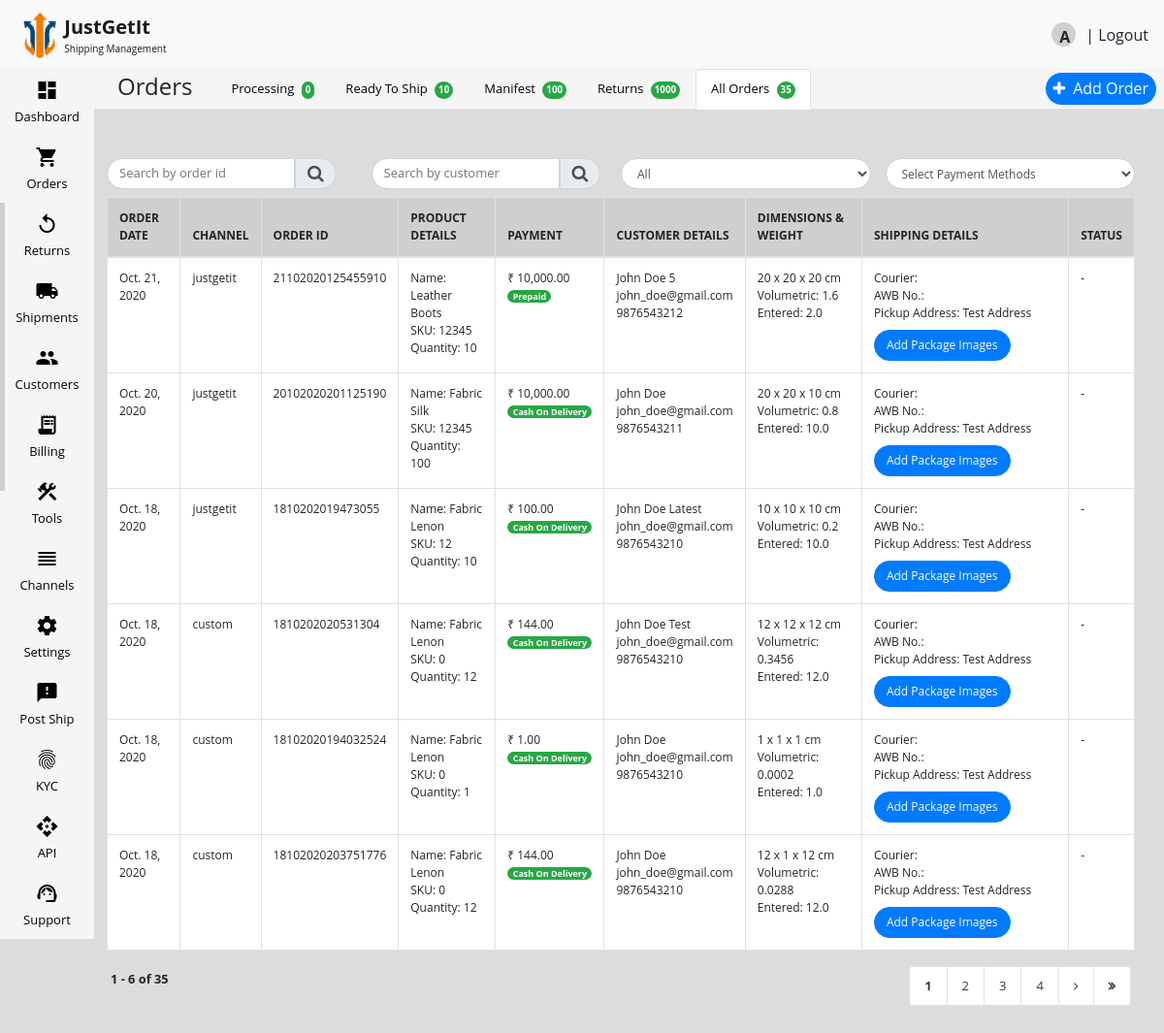
Page /ship/orders/ on the committed database.
### jgiship/models.py (models this page shows, shortened)
class Order(models.Model):
    id = models.IntegerField(primary_key=True)
    buyer = models.ForeignKey(Buyer, on_delete=models.DO_NOTHING, null=True, blank=True, related_name='buyer_order')
    order_date = models.DateField()
    order_channel = models.CharField(max_length=40)

class Product(models.Model):
    order = models.ForeignKey(Order, on_delete=models.CASCADE,  related_name='product_order')
    product_name = models.CharField(max_length=20)
    sku = models.IntegerField(null=True, blank=True)
    quantity = models.IntegerField()
    unit_price = models.FloatField()
    tax_rate = models.FloatField(null=True, blank=True)
    hsn = models.IntegerField(null=True, blank=True)
    discount = models.FloatField(null=True, blank=True)
    product_category = models.CharField(max_length=30, null=True, blank=True)
    payment_method = models.CharField(max_length=10)
    sub_total = models.FloatField()
    shipping_charge = models.FloatField(null=True, blank=True)
    giftwrap_charge = models.FloatField(null=True, blank=True)
    transaction_charge = models.FloatField(null=True, blank=True)
    extra_discount = models.FloatField(null=True, blank=True)
    total = models.CharField(max_length=20)

class Buyer(models.Model):
    user = models.ForeignKey(User, on_delete=models.DO_NOTHING)
    buyer_name = models.CharField(max_length=100)
    phone_number = models.IntegerField()
    alternate_phone_number = models.IntegerField(default=0, null=True, blank=True)
    email_id = models.EmailField(max_length=100)
    address_line1 = models.CharField(max_length=1000)
    address_line2 = models.CharField(max_length=1000)
    pincode = models.IntegerField()
    city = models.CharField(max_length=30)
    state = models.CharField(max_length=30)
    country = models.CharField(max_length=20)
    company_name = models.CharField(max_length=30, null=True, blank=True)
    same_billing_address = models.BooleanField(default=True)
    billing_buyer_name  = models.CharField(max_length=100)
    billing_phone_number = models.IntegerField()
    billing_email_id = models.EmailField(max_length=100)
    billing_address_line1 = models.CharField(max_length=1000)
    billing_address_line2 = models.CharField(max_length=1000)
    billing_pincode = models.IntegerField()
    billing_city = models.CharField(max_length=30)
    billing_state = models.CharField(max_length=30)
    billing_country = models.CharField(max_length=20)

class PackageMetrics(models.Model):
    order = models.ForeignKey(Order, on_delete=models.CASCADE, related_name='package_metrics_order')
    weight = models.FloatField()
    length = models.FloatField()
    width = models.FloatField()
    height = models.FloatField()
    volumetric_weight = models.CharField(max_length=20)
    package_id = models.CharField(max_length=10)

class SelectedAddress(models.Model):
    address = models.ForeignKey(PickupAddress, on_delete=models.CASCADE, related_name='pickupaddress')
    is_supplier_address = models.BooleanField(default=False)

class PickupAddress(models.Model):
    user = models.ForeignKey(User, on_delete=models.CASCADE, related_name='pickupaddress_order')
    address_nickname = models.CharField(max_length=20)
    contact_name = models.CharField(max_length=30)
    phone_number = models.IntegerField()
    address_line1 = models.CharField(max_length=1000)
    address_line2 = models.CharField(max_length=1000)
    pincode = models.IntegerField()
    city = models.CharField(max_length=20)
    state = models.CharField(max_length=30)
    email = models.EmailField(max_length=50)

### jgiship/views.py (the view)
# urls.py: path('orders/', views.orders, name='orders')
def orders(request):
    if 'phone_number' in request.GET and request.GET['phone_number']:
        phone_number = request.GET['phone_number']
        buyer_list = Buyer.objects.filter(phone_number=phone_number)
        buyer_id_list = []
        buyer_id_list.append(buyer_list)
        order_list = Order.objects.filter(buyer__in=buyer_id_list[0]).order_by('-order_date')
    elif 'payment_method' in request.GET and request.GET['payment_method']:
        payment_method = request.GET['payment_method']
        product_list = Product.objects.filter(payment_method=payment_method)
        payment_id_list = []
        payment_id_list.append(product_list)
        order_list = Order.objects.filter(product_order__in=payment_id_list[0]).order_by('-order_date')
    elif 'date_filter' in request.GET and request.GET['date_filter']:
        counter = request.GET['date_filter']
        date_filter = datetime.now() - timedelta(days=int(counter))
        order_list = Order.objects.filter(order_date__gte=date_filter).order_by('-order_date')
    else:
        order_list = Order.objects.all().order_by('-order_date')
    filter = OrderIdFilter(request.GET, queryset=order_list)
    order_filter = OrderIdFilter(request.GET, queryset=order_list).qs
    paginator = Paginator(order_filter, 6)
    page = request.GET.get('page')
    try:
        response = paginator.page(page)
    except PageNotAnInteger:
        response = paginator.page(1)
    except EmptyPage:
        response = paginator.page(paginator.num_pages)
    first_item_number = 6 * (response.number - 1) + 1
    context = {'title': 'Previous Orders',
                'process_order_active': False,
                'generate_pickup_page': False,
                'manifest_page': False,
                'order_id_filter': filter,
                'orders_page': True,
                'order_list':response,
                'page_size': 6,
                'first_item_number': first_item_number
                }
    return render(request, 'jgiship/orders.html', context)

### jgiship/templates/jgiship/orders.html (shortened to what this page needs)
{% extends 'jgiship/base.html' %}
{% load mathfilters %}
{% load humanize %}
{% block content %}
<div class="row mb-2">
    <div class="col-3">
        <div class="input-group md-form form-sm form-2">
            <form method="get" class="form-inline w-100" id="search_filter">
                <input type="text" name="id" placeholder="Search by order id" autocomplete="false"
                       class="form-control my-0 py-1 border-radius-left-30px font-12 w-80" id="id_id">
                <button class="input-group-text lighten-3 border-radius-right-30px font-18" type="submit">
                    <i class="fa fa-search text-grey" aria-hidden="true"></i>
                </button>
            </form>
        </div>
    </div>
    <div class="col-3">
        <div class="input-group md-form form-sm form-2">
            <form method="get" class="form-inline w-100" id="phone_number_filter">
                <input type="text" name="phone_number" placeholder="Search by customer" autocomplete="false"
                       class="form-control my-0 py-1 border-radius-left-30px font-12 w-80" id="id_phone_number">
                <button class="input-group-text lighten-3 border-radius-right-30px font-18" type="submit">
                    <i class="fa fa-search text-grey" aria-hidden="true"></i>
                </button>
            </form>
        </div>
    </div>
    <div class="col-3 pl-0">
        <div class="input-group md-form form-sm form-2">
            <form method="get" class="w-100" id="order_date_filter">
                <select class="form-control border-radius-30px font-12" name="date_filter"
                        onchange="this.form.submit()">
                    <option value="all">All</option>
                </select>
            </form>
        </div>
    </div>
    <div class="col-3 pl-0">
        <div class="input-group md-form form-sm form-2">
            <form method="get" class="w-100" id="payment_method_filter">
                <select class="form-control border-radius-30px font-12" name="payment_method"
                        onchange="this.form.submit()">
                    <option value="">Select Payment Methods</option>
                </select>
            </form>
        </div>
    </div>
</div>
<table id="orders_table" class="table table-bordered bg-white font-12">
    <thead>
    <tr class="bg-grey">
        <th>ORDER DATE</th>
        <th>CHANNEL</th>
        <th>ORDER ID</th>
        <th>PRODUCT DETAILS</th>
        <th>PAYMENT</th>
        <th>CUSTOMER DETAILS</th>
        <th>DIMENSIONS & WEIGHT</th>
        <th>SHIPPING DETAILS</th>
        <th>STATUS</th>
    </tr>
    </thead>
    <tbody>
    {% for order in order_list %}
    <tr>
        <td>{{order.order_date}}</td>
        <td>{{order.order_channel}}</td>
        <td>{{order.id}}</td>
        {% for product in order.product_order.all %}
        <td>
            Name: {{product.product_name}}<br>
            SKU: {{product.sku}}<br>
            Quantity: {{product.quantity}}
        </td>
        <td>
            ₹ {{product.total|floatformat:2|intcomma}}<br>
            <span class="badge bg-success text-white badge-pill">
                {% if product.payment_method == 'cod' %}Cash On Delivery{% else %}Prepaid{% endif %}
            </span>
        </td>
        {% empty %}
        <td class="text-center">-</td>
        {% endfor %}
        <td>
            {{order.buyer.buyer_name}}<br>
            {{order.buyer.email_id}}<br>
            {{order.buyer.phone_number}}
        </td>
        {% for package in order.package_metrics_order.all %}
        <td>
            {{package.length|floatformat:0}} x {{package.width|floatformat:0}} x {{package.height|floatformat:0}} cm<br>
            Volumetric: {{package.volumetric_weight}}<br>
            Entered: {{package.weight}}
        </td>
        {% empty %}
        <td class="text-center">-</td>
        {% endfor %}
        {% for address_list in order.buyer.user.pickupaddress_order.all %}
        {% for selected_address in address_list.pickupaddress.all %}
        {% if selected_address.is_supplier_address == True %}
        <td>
            Courier: <br>
            AWB No.: <br>
            Pickup Address: {{selected_address.address.address_nickname}}
            <input type="button" class="btn btn-primary font-12 border-radius-30px mt-2" value="Add Package Images">
        </td>
        {% endif %}
        {% endfor %}
        {% endfor %}
        <td>-</td>
    </tr>
    {% empty %}
    <tr class="text-center">
        <td colspan="9" class="py-5">No Order Data Available</td>
    </tr>
    {% endfor %}
    </tbody>
</table>
<div class="row mx-1">
    <div class="col-md-6 pl-0 mb-2">
        <b>
            {% if order_list.paginator.count > 0 %}
            <small class="font-bold">
                {{ first_item_number }}
                -
                {% if page_size|mul:order_list.number > order_list.paginator.count %}
                {{ order_list.paginator.count }}
                {% else %}
                {{ page_size|mul:order_list.number }}
                {% endif %}
                of
                {{ order_list.paginator.count }}
            </small>
            {% endif %}
        </b>
    </div>
    <div class="col-md-6 pr-0">
        <nav class="float-right">
            {% if order_list.paginator.count > page_size and order_list.paginator.count > 0 %}
            <ul class="pagination pagination-sm">
                {% for page in order_list.paginator.page_range %}
                {% if page == order_list.number %}
                <li class="page-item disabled">
                    <a class="page-link text-dark bg-custom font-bold" href="#">
                        {{ page }}
                    </a>
                </li>
                {% elif page <= order_list.number|add:3 and page >= order_list.number|add:-3 %}
                <li class="page-item"><a class="page-link text-dark" href="?page={{ page }}">{{ page }}</a>
                </li>
                {% endif %}
                {% endfor %}
                {% if order_list.has_next %}
                <li class="page-item">
                    <a class="page-link text-dark" href="?page={{ order_list.next_page_number }}">
                        <i class="fa fa-angle-right"></i>
                    </a>
                </li>
                <li class="page-item">
                    <a class="page-link text-dark" href="?page={{ order_list.paginator.num_pages }}">
                        <i class="fa fa-angle-double-right font-bold"></i>
                    </a>
                </li>
                {% endif %}
            </ul>
            {% endif %}
        </nav>
    </div>
</div>
{% endblock %}

### rows in the picture
Order: order_date "Oct. 21, 2020", order_channel "justgetit", id "21102020125455910", buyer.buyer_name "John Doe 5", buyer.email_id "john_doe@gmail.com", buyer.phone_number "9876543212"
Product: product_name "Leather Boots", sku "12345", quantity "10", total "10,000.00", payment_method "Prepaid"
PackageMetrics: length "20", width "20", height "20", volumetric_weight "1.6", weight "2.0"
SelectedAddress: address.address_nickname "Test Address"
Order: order_date "Oct. 20, 2020", order_channel "justgetit", id "20102020201125190", buyer.buyer_name "John Doe", buyer.email_id "john_doe@gmail.com", buyer.phone_number "9876543211"
Product: product_name "Fabric Silk", sku "12345", quantity "100", total "10,000.00", payment_method "Cash On Delivery"
PackageMetrics: length "20", width "20", height "10", volumetric_weight "0.8", weight "10.0"
Order: order_date "Oct. 18, 2020", order_channel "justgetit", id "1810202019473055", buyer.buyer_name "John Doe Latest", buyer.email_id "john_doe@gmail.com", buyer.phone_number "9876543210"
Product: product_name "Fabric Lenon", sku "12", quantity "10", total "100.00", payment_method "Cash On Delivery"
PackageMetrics: length "10", width "10", height "10", volumetric_weight "0.2", weight "10.0"
Order: order_date "Oct. 18, 2020", order_channel "custom", id "1810202020531304", buyer.buyer_name "John Doe Test", buyer.email_id "john_doe@gmail.com", buyer.phone_number "9876543210"
Product: product_name "Fabric Lenon", sku "0", quantity "12", total "144.00", payment_method "Cash On Delivery"
PackageMetrics: length "12", width "12", height "12", volumetric_weight "0.3456", weight "12.0"
Order: order_date "Oct. 18, 2020", order_channel "custom", id "18102020194032524", buyer.buyer_name "John Doe", buyer.email_id "john_doe@gmail.com", buyer.phone_number "9876543210"
Product: product_name "Fabric Lenon", sku "0", quantity "1", total "1.00", payment_method "Cash On Delivery"
PackageMetrics: length "1", width "1", height "1", volumetric_weight "0.0002", weight "1.0"
Order: order_date "Oct. 18, 2020", order_channel "custom", id "18102020203751776", buyer.buyer_name "John Doe", buyer.email_id "john_doe@gmail.com", buyer.phone_number "9876543210"
Product: product_name "Fabric Lenon", sku "0", quantity "12", total "144.00", payment_method "Cash On Delivery"
PackageMetrics: length "12", width "1", height "12", volumetric_weight "0.0288", weight "12.0"

### other values in the picture
{{ request.user|make_list|first }} "A"
{{ order_list.paginator.count }} "35"
{{ first_item_number }} "1"
{{ page_size|mul:order_list.number }} "6"
{{ page }} "1"
{{ page }} "2" "3" "4"
